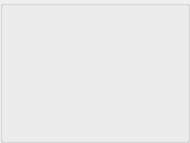
       <widget class="QGroupBox" name="groupBox6">
        <property name="minimumSize">
         <size>
          <width>190</width>
          <height>143</height>
         </size>
        </property>
        <property name="maximumSize">
         <size>
          <width>190</width>
          <height>142</height>
         </size>
        </property>
        <property name="title">
         <string/>
        </property>
        <widget class="MyNameLabel" name="label_PlayerName6">
         <property name="geometry">
          <rect>
           <x>70</x>
           <y>11</y>
           <width>104</width>
           <height>14</height>
          </rect>
         </property>
         <property name="minimumSize">
          <size>
           <width>0</width>
           <height>14</height>
          </size>
         </property>
         <property name="maximumSize">
          <size>
           <width>16777215</width>
           <height>14</height>
          </size>
         </property>
         <property name="alignment">
          <set>Qt::AlignLeading|Qt::AlignLeft|Qt::AlignTop</set>
         </property>
         <property name="openExternalLinks">
          <bool>true</bool>
         </property>
        </widget>
        <widget class="MySetLabel" name="textLabel_Set6">
         <property name="geometry">
          <rect>
           <x>70</x>
           <y>119</y>
           <width>104</width>
           <height>14</height>
          </rect>
         </property>
         <property name="minimumSize">
          <size>
           <width>0</width>
           <height>14</height>
          </size>
         </property>
         <property name="maximumSize">
          <size>
           <width>16777215</width>
           <height>14</height>
          </size>
         </property>
         <property name="alignment">
          <set>Qt::AlignBottom|Qt::AlignHCenter</set>
         </property>
        </widget>
        <widget class="MyCashLabel" name="textLabel_Cash6">
         <property name="geometry">
          <rect>
           <x>70</x>
           <y>25</y>
           <width>104</width>
           <height>14</height>
          </rect>
         </property>
         <property name="minimumSize">
          <size>
           <width>35</width>
           <height>14</height>
          </size>
         </property>
         <property name="maximumSize">
          <size>
           <width>16777215</width>
           <height>14</height>
          </size>
         </property>
        </widget>
        <widget class="QLabel" name="textLabel_Button6">
         <property name="geometry">
          <rect>
           <x>18</x>
           <y>88</y>
           <width>40</width>
           <height>42</height>
          </rect>
         </property>
         <property name="minimumSize">
          <size>
           <width>40</width>
           <height>42</height>
          </size>
         </property>
         <property name="maximumSize">
          <size>
           <width>40</width>
           <height>42</height>
          </size>
         </property>
         <property name="text">
          <string/>
         </property>
         <property name="scaledContents">
          <bool>true</bool>
         </property>
        </widget>
        <widget class="MyCardsPixmapLabel" name="pixmapLabel_card6a">
         <property name="geometry">
          <rect>
           <x>86</x>
           <y>39</y>
           <width>48</width>
           <height>76</height>
          </rect>
         </property>
         <property name="scaledContents">
          <bool>true</bool>
         </property>
        </widget>
        <widget class="MyCardsPixmapLabel" name="pixmapLabel_card6b">
         <property name="geometry">
          <rect>
           <x>110</x>
           <y>39</y>
           <width>48</width>
           <height>76</height>
          </rect>
         </property>
         <property name="scaledContents">
          <bool>true</bool>
         </property>
        </widget>
        <widget class="MyStatusLabel" name="textLabel_Status6">
         <property name="geometry">
          <rect>
           <x>67</x>
           <y>56</y>
           <width>111</width>
           <height>40</height>
          </rect>
         </property>
         <property name="minimumSize">
          <size>
           <width>0</width>
           <height>20</height>
          </size>
         </property>
         <property name="text">
          <string/>
         </property>
         <property name="alignment">
          <set>Qt::AlignCenter</set>
         </property>
        </widget>
        <widget class="QLabel" name="label_playerTip6">
         <property name="geometry">
          <rect>
           <x>10</x>
           <y>10</y>
           <width>181</width>
           <height>141</height>
          </rect>
         </property>
         <property name="sizePolicy">
          <sizepolicy hsizetype="Expanding" vsizetype="Expanding">
           <horstretch>0</horstretch>
           <verstretch>0</verstretch>
          </sizepolicy>
         </property>
         <property name="minimumSize">
          <size>
           <width>181</width>
           <height>141</height>
          </size>
         </property>
         <property name="text">
          <string notr="true"/>
         </property>
        </widget>
       </widget>
